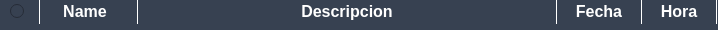
<?xml version="1.0" encoding="UTF-8"?>
<ui version="4.0">
 <class>Form</class>
 <widget class="QWidget" name="Form">
  <property name="geometry">
   <rect>
    <x>0</x>
    <y>0</y>
    <width>718</width>
    <height>30</height>
   </rect>
  </property>
  <property name="minimumSize">
   <size>
    <width>718</width>
    <height>30</height>
   </size>
  </property>
  <property name="maximumSize">
   <size>
    <width>718</width>
    <height>30</height>
   </size>
  </property>
  <property name="windowTitle">
   <string>Form</string>
  </property>
  <property name="styleSheet">
   <string notr="true">*{
background-color: rgb(55,65,81);
color: white;
}
spam{
margin-left:2px;
}</string>
  </property>
  <widget class="QWidget" name="layoutWidget">
   <property name="geometry">
    <rect>
     <x>10</x>
     <y>0</y>
     <width>707</width>
     <height>24</height>
    </rect>
   </property>
   <layout class="QHBoxLayout" name="horizontalLayout">
    <item>
     <widget class="QRadioButton" name="radioButton">
      <property name="maximumSize">
       <size>
        <width>23</width>
        <height>16777215</height>
       </size>
      </property>
      <property name="text">
       <string/>
      </property>
     </widget>
    </item>
    <item>
     <widget class="QLabel" name="label">
      <property name="minimumSize">
       <size>
        <width>92</width>
        <height>0</height>
       </size>
      </property>
      <property name="styleSheet">
       <string notr="true">border-left:1px solid white;text-align:center;</string>
      </property>
      <property name="text">
       <string>&lt;html&gt;&lt;head/&gt;&lt;body&gt;&lt;p align=&quot;center&quot;&gt;&lt;span style=&quot; font-size:12pt; font-weight:700;&quot;&gt;Name&lt;/span&gt;&lt;/p&gt;&lt;/body&gt;&lt;/html&gt;</string>
      </property>
     </widget>
    </item>
    <item>
     <widget class="QLabel" name="label_2">
      <property name="minimumSize">
       <size>
        <width>420</width>
        <height>0</height>
       </size>
      </property>
      <property name="styleSheet">
       <string notr="true">border-left:1px solid white;border-right:1px solid white;</string>
      </property>
      <property name="text">
       <string>&lt;html&gt;&lt;head/&gt;&lt;body&gt;&lt;p align=&quot;center&quot;&gt;&lt;span style=&quot; font-size:12pt; font-weight:700;&quot;&gt;Descripcion&lt;/span&gt;&lt;/p&gt;&lt;/body&gt;&lt;/html&gt;</string>
      </property>
     </widget>
    </item>
    <item>
     <widget class="QLabel" name="label_3">
      <property name="maximumSize">
       <size>
        <width>72</width>
        <height>16777215</height>
       </size>
      </property>
      <property name="styleSheet">
       <string notr="true"/>
      </property>
      <property name="text">
       <string>&lt;html&gt;&lt;head/&gt;&lt;body&gt;&lt;p align=&quot;center&quot;&gt;&lt;span style=&quot; font-size:12pt; font-weight:700;&quot;&gt;Fecha&lt;/span&gt;&lt;/p&gt;&lt;/body&gt;&lt;/html&gt;</string>
      </property>
     </widget>
    </item>
    <item>
     <widget class="QLabel" name="label_4">
      <property name="styleSheet">
       <string notr="true">border-left:1px solid white;border-right:1px solid white;</string>
      </property>
      <property name="text">
       <string>&lt;html&gt;&lt;head/&gt;&lt;body&gt;&lt;p align=&quot;center&quot;&gt;&lt;span style=&quot; font-size:12pt; font-weight:700;&quot;&gt;Hora&lt;/span&gt;&lt;/p&gt;&lt;/body&gt;&lt;/html&gt;</string>
      </property>
     </widget>
    </item>
   </layout>
  </widget>
 </widget>
 <resources/>
 <connections/>
</ui>
